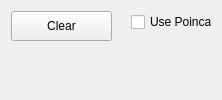
      <widget class="QWidget" name="tab_p">
       <attribute name="title">
        <string>Poincare section</string>
       </attribute>
       <layout class="QVBoxLayout" name="verticalLayout_3">
        <item>
         <widget class="QFrame" name="frame_6">
          <property name="sizePolicy">
           <sizepolicy hsizetype="MinimumExpanding" vsizetype="Preferred">
            <horstretch>0</horstretch>
            <verstretch>0</verstretch>
           </sizepolicy>
          </property>
          <property name="minimumSize">
           <size>
            <width>200</width>
            <height>30</height>
           </size>
          </property>
          <property name="frameShape">
           <enum>QFrame::NoFrame</enum>
          </property>
          <property name="frameShadow">
           <enum>QFrame::Raised</enum>
          </property>
          <widget class="QPushButton" name="ButtonClearPS">
           <property name="geometry">
            <rect>
             <x>0</x>
             <y>0</y>
             <width>101</width>
             <height>30</height>
            </rect>
           </property>
           <property name="text">
            <string>Clear</string>
           </property>
          </widget>
          <widget class="QCheckBox" name="checkBox_usePS">
           <property name="geometry">
            <rect>
             <x>120</x>
             <y>0</y>
             <width>191</width>
             <height>22</height>
            </rect>
           </property>
           <property name="toolTip">
            <string>Useful in 2D potentials; in 3D better to turn off</string>
           </property>
           <property name="text">
            <string>Use Poincare section</string>
           </property>
          </widget>
          <widget class="QPushButton" name="ButtonExportPS">
           <property name="geometry">
            <rect>
             <x>590</x>
             <y>0</y>
             <width>81</width>
             <height>30</height>
            </rect>
           </property>
           <property name="text">
            <string>Export</string>
           </property>
          </widget>
         </widget>
        </item>
        <item>
         <widget class="QFrame" name="frame_poincarearea">
          <property name="sizePolicy">
           <sizepolicy hsizetype="MinimumExpanding" vsizetype="Expanding">
            <horstretch>0</horstretch>
            <verstretch>0</verstretch>
           </sizepolicy>
          </property>
          <property name="frameShape">
           <enum>QFrame::NoFrame</enum>
          </property>
          <property name="frameShadow">
           <enum>QFrame::Raised</enum>
          </property>
         </widget>
        </item>
       </layout>
      </widget>
